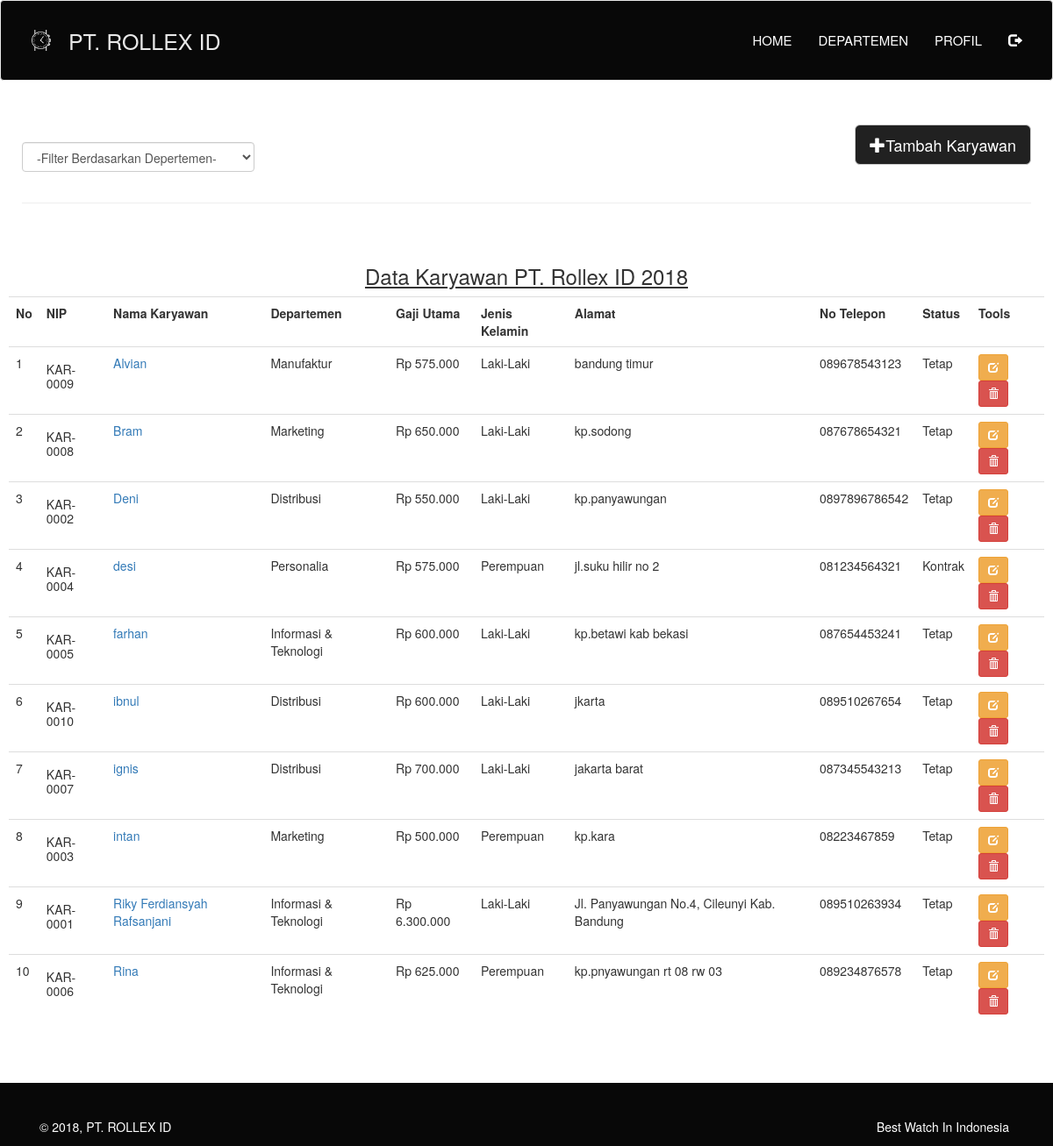
/karyawan_rollex/departemen.php, run on the app's committed database.
### tables this page shows
CREATE TABLE `list_karyawan` (
  `nip` varchar(11) NOT NULL,
  `nama` varchar(100) NOT NULL,
  `alamat` varchar(100) NOT NULL,
  `departemen` varchar(100) NOT NULL,
  `gaji` int(50) NOT NULL,
  `jk` varchar(50) NOT NULL,
  `no_telp` varchar(20) NOT NULL,
  `status` varchar(20) NOT NULL,
  `gambar` varchar(100) NOT NULL
);

### karyawan_rollex/function/func_karyawan.php (called while the page is built, shortened)
<?php
function show_sequence(){
	$query = "SELECT * FROM list_karyawan ORDER BY nama ASC";
	return result($query);
}
function result($query){
	global $koneksi;
	if ($result = mysqli_query($koneksi, $query) or die('Failed to Show Data')) {
		return $result;
	}
}
 ?>

### karyawan_rollex/departemen.php (the view, shortened to what this page needs)
<?php
require_once "view/header.php";
function rupiah($nilai, $pecahan = 0) {
    return number_format($nilai, $pecahan, ',', '.');
}
 ?>
 <div class="container-fluid" style="margin:50px 10px 50px 10px;">
   <div class="row">
     <div class="col-md-3">
       <form method="get">
         <div class="form-group">
           <br>
           <select name="filter" onchange="form.submit()" class="form-control">
              <option value="0">-Filter Berdasarkan Depertemen-</option>
              <?php $filter = (isset($_GET['filter']) ? strtolower($_GET['filter']) : NULL);  ?>
           </select>
         </div>
       </form>
     </div>
     <div class="col-md-9">
       <div class="text-right">
         <a href="tambah.php" class="btn btn-default btn-lg" style="background-color:#212121; color:white"><span class="glyphicon glyphicon-plus" aria-hidden="true"></span>Tambah Karyawan</a>
       </div>
     </div>
   </div>
   <hr>
   <div class="row" style="margin-top:50px;">
       <h3 class="text-center"><u>Data Karyawan PT. Rollex ID 2018</u></h3>
   </div>
   <div class="row">
     <div class="table-responsive">
       <table class="table table-stripped table-hover">
         <tr>
           <th>No</th>
           <th>NIP</th>
           <th>Nama Karyawan</th>
           <th>Departemen</th>
           <th>Gaji Utama</th>
           <th>Jenis Kelamin</th>
           <th>Alamat</th>
           <th>No Telepon</th>
           <th>Status</th>
           <th>Tools</th>
         </tr>
         <?php
          if ($filter) {
            $sql = show_dept($filter);
          } else {
            $sql = show_sequence();
          }
          $no = 1;
          while ($row = mysqli_fetch_assoc($sql)) :?>
         <tr>
            <td><?= $no; ?></td>
            <td><h5><?= $row['nip']; ?></h5></td>
            <td><a href="detail.php?nip=<?= $row['nip']; ?>"><?= $row['nama'];  ?></a></td>
            <td><?= $row['departemen']; ?></td>
            <td>Rp <?= rupiah($row['gaji']); ?></td>
            <td><?= $row['jk']; ?></td>
            <td><?= $row['alamat']; ?></td>
            <td><?= $row['no_telp']; ?></td>
            <td><?= $row['status']; ?></td>
           <td><a class="btn btn-warning btn-sm" href="edit.php?nip=<?= $row['nip']; ?>"><span class="glyphicon glyphicon-edit" aria-hidden="true"></span></a>
               <a class="btn btn-danger btn-sm" onclick="return confirm('Sure, you want to delete this data ?')" href="delete.php?nip=<?= $row['nip']; ?>"><span class="glyphicon glyphicon-trash" aria-hidden="true"></span></a>
           </td>
         </tr>
         <?php
          $no++;
          endwhile; ?>
       </table>
     </div>
   </div>
 </div>
 <?php
 require_once "view/footer.php";
  ?>

### karyawan_rollex/view/header.php (shortened to what this page needs)
<!DOCTYPE html>
<html lang="en" dir="ltr">
  <head>
    <link href="css/bootstrap.min.css" rel="stylesheet">
    <link type="text/css" rel="stylesheet" href="view/style.css">
  </head>
  <body>
    <nav class="navbar navbar-default">
  		<div class="container-fluid">
  			<div class="navbar-header">
          <table>
            <tr>
              <td><img src="images/logo_jam.png" class="img-responsive" style="max-height:25px"></td>
              <td><a class="navbar-brand" href="#">PT. ROLLEX ID</a></td>
            </tr>
          </table>
  			</div>
  			<ul class="nav navbar-nav navbar-right">
  				<li><a href="index.php">HOME</a></li>
  				<li><a href="departemen.php">DEPARTEMEN</a></li>
  				<li><a href="profil.php">PROFIL</a></li>
          <li><a href="logout.php"><span class="glyphicon glyphicon-log-out" aria-hidden="true"></span></a></li>
  			</ul>
  		</div>
  	</nav>
  </body>
</html>

### karyawan_rollex/view/footer.php (shortened to what this page needs)
<!DOCTYPE html>
<html lang="en" dir="ltr">
  <head>
    <link href="css/bootstrap.min.css" rel="stylesheet">
    <link type="text/css" rel="stylesheet" href="view/style.css">
  </head>
  <body>
    <div class="footer">
      <div class="container-fluid" style="margin: 30px 30px 0 30px">
    		<div class="row">
    			<div class="col-md-4">
    					<h5>© 2018, PT. ROLLEX ID</h5>
    			</div>
          <div class="text-right" style="margin-right:20px">
    					<h5>Best Watch In Indonesia</h5>
    			</div>
    		</div>
      </div>
    </div>
  </body>
</html>

### karyawan_rollex/view/style.css (style rules this page uses)
.navbar-default { padding: 20px; background-color: #080808; width: 100%; }
.navbar-default .navbar-nav > li > a { color: white; font-size: 15px; }
.navbar-default .navbar-header .navbar-brand { color: #E8E8E8; font-size: 25px; margin-left: 5px; margin-right: 5px; }
.footer { background-color: #080808; min-height: 30px; width: 100%; color: white; padding: 3px 0; }

### data on the page
list_karyawan: nip "KAR-0009", nama "Alvian", departemen "Manufaktur", gaji "575.000", jk "Laki-Laki", alamat "bandung timur", no_telp "089678543123", status "Tetap"
list_karyawan: nip "KAR-0008", nama "Bram", departemen "Marketing", gaji "650.000", jk "Laki-Laki", alamat "kp.sodong", no_telp "087678654321", status "Tetap"
list_karyawan: nip "KAR-0002", nama "Deni", departemen "Distribusi", gaji "550.000", jk "Laki-Laki", alamat "kp.panyawungan", no_telp "0897896786542", status "Tetap"
list_karyawan: nip "KAR-0004", nama "desi", departemen "Personalia", gaji "575.000", jk "Perempuan", alamat "jl.suku hilir no 2", no_telp "081234564321", status "Kontrak"
list_karyawan: nip "KAR-0005", nama "farhan", departemen "Informasi & Teknologi", gaji "600.000", jk "Laki-Laki", alamat "kp.betawi kab bekasi", no_telp "087654453241", status "Tetap"
list_karyawan: nip "KAR-0010", nama "ibnul", departemen "Distribusi", gaji "600.000", jk "Laki-Laki", alamat "jkarta", no_telp "089510267654", status "Tetap"
list_karyawan: nip "KAR-0007", nama "ignis", departemen "Distribusi", gaji "700.000", jk "Laki-Laki", alamat "jakarta barat", no_telp "087345543213", status "Tetap"
list_karyawan: nip "KAR-0003", nama "intan", departemen "Marketing", gaji "500.000", jk "Perempuan", alamat "kp.kara", no_telp "08223467859", status "Tetap"
list_karyawan: nip "KAR-0001", nama "Riky Ferdiansyah Rafsanjani", departemen "Informasi & Teknologi", gaji "6.300.000", jk "Laki-Laki", alamat "Jl. Panyawungan No.4, Cileunyi Kab. Bandung", no_telp "089510263934", status "Tetap"
list_karyawan: nip "KAR-0006", nama "Rina", departemen "Informasi & Teknologi", gaji "625.000", jk "Perempuan", alamat "kp.pnyawungan rt 08 rw 03", no_telp "089234876578", status "Tetap"
